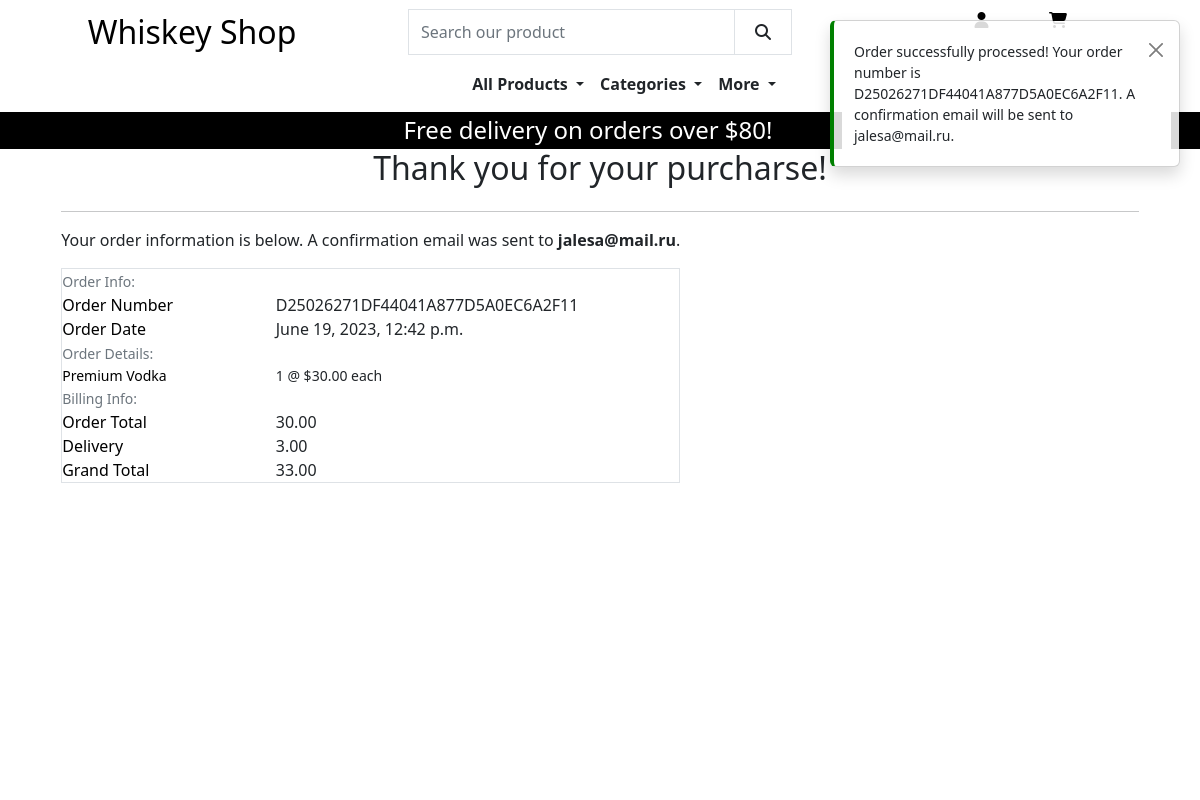
Page /checkout/checkout_success/D25026271DF44041A877D5A0EC6A2F11 on the committed database.
### checkout/models.py (models this page shows, shortened)
class Order(models.Model):
    order_number = models.CharField(max_length=32, null=False, editable=False)
    full_name = models.CharField(max_length=50, null=False, blank=False)
    email = models.EmailField(max_length=254, null=False, blank=False)
    phone_number = models.CharField(max_length=20, null=False, blank=False)
    country = CountryField(blank_label='Country *', null=False, blank=False)
    county = models.CharField(max_length=80, null=True, blank=True)
    city = models.CharField(max_length=80, null=True, blank=True)
    postcode = models.CharField(max_length=20, null=True, blank=True)
    street_address1 = models.CharField(max_length=80, null=False, blank=False)
    street_address2 = models.CharField(max_length=80, null=True, blank=True)
    date = models.DateTimeField(auto_now_add=True)
    delivery_cost = models.DecimalField(max_digits=6, decimal_places=2, null=False, default=0)
    order_total = models.DecimalField(max_digits=10, decimal_places=2, null=False, default=0)
    grand_total = models.DecimalField(max_digits=10, decimal_places=2, null=False, default=0)
    original_bag = models.TextField(null=False, blank=False, default='')
    stripe_pid = models.CharField(max_length=200, null=False, blank=False, default='')

class OrderLineItem(models.Model):
    order = models.ForeignKey(Order, null=False, blank=False, on_delete=models.CASCADE, related_name='lineitems')
    product = models.ForeignKey(Product, null=False, blank=False, on_delete=models.CASCADE)
    product_flavor = models.CharField(max_length=2, null=True, blank=True)
    quantity = models.IntegerField(null=False, blank=False, default=0)
    lineitem_total = models.DecimalField(max_digits=6, decimal_places=2, null=False, blank=False, editable=False)

### products/models.py (models this page shows, shortened)
class Product(models.Model):
    category = models.ForeignKey('Category', null=True, blank=True, on_delete=models.SET_NULL)
    sku = models.CharField(max_length=254, null=True, blank=True)
    name = models.CharField(max_length=254)
    description = models.TextField()
    price = models.DecimalField(max_digits=6, decimal_places=2)
    rating = models.DecimalField(max_digits=6, decimal_places=2, null=True, blank=True)
    image = models.ImageField(null=True, blank=True)
    has_other_flavors = models.BooleanField(default=False, null=True, blank=True)
    customized_message = models.BooleanField(default=False, null=True, blank=True)

### checkout/views.py (the view)
# urls.py: path('checkout_success/<order_number>', views.checkout_success, name='checkout_success'),
def checkout_success(request, order_number):
    save_info = request.session.get('save_info')
    order = get_object_or_404(Order, order_number=order_number)
    messages.success(request, f'Order successfully processed! \
        Your order number is {order_number}. A confirmation \
        email will be sent to {order.email}.')
    if 'bag' in request.session:
        del request.session['bag']
    template = 'checkout/checkout_success.html'
    context = {
        'order': order,
    }
    return render(request, template, context)

### bag/contexts.py (called while the page is built, shortened)
def bag_contents(request):
    bag_items = []
    total = 0
    product_count = 0
    bag = request.session.get('bag', {})
    if total < settings.FREE_DELIVERY_THRESHOLD:
        delivery = total * Decimal(settings.STANDARD_DELIVERY_PERCENTAGE / 100)
        free_delivery_delta = settings.FREE_DELIVERY_THRESHOLD - total
    else:
        delivery = 0
        free_delivery_delta = 0
    grand_total = delivery + total
    context = {
        'bag_items': bag_items,
        'total': total,
        'product_count': product_count,
        'delivery': delivery,
        'free_delivery_delta': free_delivery_delta,
        'free_delivery_threshold': settings.FREE_DELIVERY_THRESHOLD,
        'grand_total': grand_total,
    }
    return context

### checkout/templates/checkout/checkout_success.html (shortened to what this page needs)
{% extends "base.html" %}
{% load static %}
{% block extra_css %}
    <link rel="stylesheet" href="{% static 'checkout/css/checkout.css' %}">
{% endblock %}
{% block content %}
<div class="overlay"></div>
<div class="container">
    <div class="row">
        <div class="col">
            <h2 class="mb-4 text-center">Thank you for your purcharse!</h2>
            <hr>
            <p>Your order information is below. A confirmation email was sent to <strong>{{ order.email }}</strong>.</p>
        </div>
    </div>
    <div class="row">
        <div class="col-12 col-lg-7">
            <div class="order-confirmation border">
                <div class="row">
                    <div class="col">
                        <small class="text-muted">Order Info:</small>
                    </div>
                </div>
                <div class="row">
                    <div class="col-12 col-md-4">
                        <p class="mb-0 text-black font-weight-bold">Order Number</p>
                    </div>
                    <div class="col-12 col-md-8 text-md-right">
                        <p class="mb-0">{{ order.order_number }}</p>
                    </div>
                </div>
                <div class="row">
                    <div class="col-12 col-md-4">
                        <p class="mb-0 text-black font-weight-bold">Order Date</p>
                    </div>
                    <div class="col-12 col-md-8 text-md-right">
                        <p class="mb-0">{{ order.date }}</p>
                    </div>
                </div>
                <div class="row">
                    <div class="col">
                        <small class="text-muted">Order Details:</small>
                    </div>
                </div>
                {% for item in order.lineitems.all %}
                    <div class="row">
                        <div class="col-12 col-md-4">
                            <p class="small mb-0 text-black font-weight-bold">
                                {{ item.product.name }}{% if item.product_flavour %} - flavour {{ item.product.flavour|upper }}{% endif %}
                            </p>
                        </div>
                        <div class="col-12 col-md-8 text-md-right">
                            <p class="small mb-0">{{ item.quantity }} @ ${{ item.product.price }} each</p>
                        </div>
                    </div>
                {% endfor %}
                <div class="row">
                    <div class="col">
                        <small class="text-muted">Billing Info:</small>
                    </div>
                </div>
                <div class="row">
                    <div class="col-12 col-md-4">
                        <p class="mb-0 text-black font-weight-bold">Order Total</p>
                    </div>
                    <div class="col-12 col-md-8 text-md-right">
                        <p class="mb-0">{{ order.order_total }}</p>
                    </div>
                </div>
                <div class="row">
                    <div class="col-12 col-md-4">
                        <p class="mb-0 text-black font-weight-bold">Delivery</p>
                    </div>
                    <div class="col-12 col-md-8 text-md-right">
                        <p class="mb-0">{{ order.delivery_cost }}</p>
                    </div>
                </div>
                <div class="row">
                    <div class="col-12 col-md-4">
                        <p class="mb-0 text-black font-weight-bold">Grand Total</p>
                    </div>
                    <div class="col-12 col-md-8 text-md-right">
                        <p class="mb-0">{{ order.grand_total }}</p>
                    </div>
                </div>
            </div>
        </div>
    </div>
</div>
{% endblock %}

### static/css/base.css (style rules this page uses)
html, body { height: 100%; margin: 0; }
@media (min-width: 1200px) { .container { max-width: 90%; } }
.overlay { height: 100%; width: 100%; top: 0; left: 0; position: fixed; background: white; z-index: -1; }

### rows in the picture
Order: email "jalesa@mail.ru", order_number "D25026271DF44041A877D5A0EC6A2F11", date "June 19, 2023, 12:42 p.m.", order_total "30.00", delivery_cost "3.00", grand_total "33.00"
OrderLineItem: product.name "Premium Vodka", quantity "1", product.price "30.00"

### other values in the picture
{{ free_delivery_threshold }} "80"
{{ message }} "Order successfully processed! Your order number is D25026271DF44041A877D5A0EC6A2F11. A confirmation email will be sent to jalesa@mail.ru."
